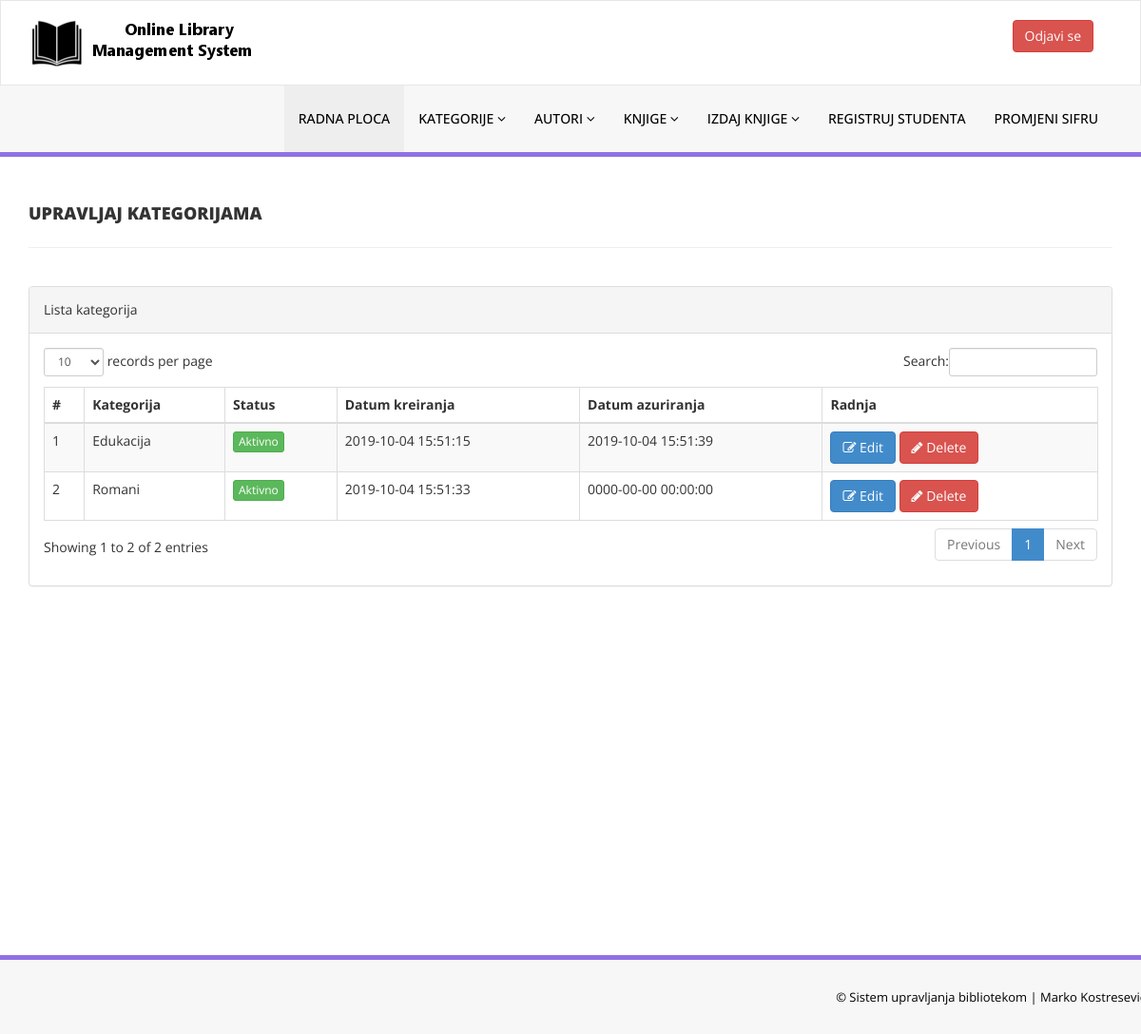
The app's page /admin/manage-categories.php (signed in) with its own data.
### tables this page shows
CREATE TABLE `tblcategory` (
  `id` int(11) NOT NULL,
  `CategoryName` varchar(150) DEFAULT NULL,
  `Status` int(1) DEFAULT NULL,
  `CreationDate` timestamp NULL DEFAULT current_timestamp(),
  `UpdationDate` timestamp NULL DEFAULT '0000-00-00 00:00:00' ON UPDATE current_timestamp()
);

### admin/manage-categories.php (the view, shortened to what this page needs)
<?php
include('includes/config.php');
if(strlen($_SESSION['alogin'])==0)
    {
header('location:index.php');
}
else{
    ?>
<!DOCTYPE html>
<html xmlns="http://www.w3.org/1999/xhtml">
<head>
    <link href="assets/css/bootstrap.css" rel="stylesheet" />
    <link href="assets/css/font-awesome.css" rel="stylesheet" />
    <link href="assets/js/dataTables/dataTables.bootstrap.css" rel="stylesheet" />
    <link href="assets/css/style.css" rel="stylesheet" />
</head>
<body>
<?php include('includes/header.php');?>
    <div class="content-wrapper">
         <div class="container">
        <div class="row pad-botm">
            <div class="col-md-12">
                <h4 class="header-line">Upravljaj kategorijama</h4>
    </div>
     <div class="row">
</div>
        </div>
            <div class="row">
                <div class="col-md-12">
                    <div class="panel panel-default">
                        <div class="panel-heading">
                           Lista kategorija
                        </div>
                        <div class="panel-body">
                            <div class="table-responsive">
                                <table class="table table-striped table-bordered table-hover" id="dataTables-example">
                                    <thead>
                                        <tr>
                                            <th>#</th>
                                            <th>Kategorija</th>
                                            <th>Status</th>
                                            <th>Datum kreiranja</th>
                                            <th>Datum azuriranja</th>
                                            <th>Radnja</th>
                                        </tr>
                                    </thead>
                                    <tbody>
<?php $sql = "SELECT * from  tblcategory";
$query = $dbh -> prepare($sql);
$query->execute();
$results=$query->fetchAll(PDO::FETCH_OBJ);
$cnt=1;
if($query->rowCount() > 0)
{
foreach($results as $result)
{               ?>
                                        <tr class="odd gradeX">
                                            <td class="center"><?php echo htmlentities($cnt);?></td>
                                            <td class="center"><?php echo htmlentities($result->CategoryName);?></td>
                                            <td class="center"><?php if($result->Status==1) {?>
                                            <a href="#" class="btn btn-success btn-xs">Aktivno</a>
                                            <?php } else {?>
                                            <a href="#" class="btn btn-danger btn-xs">Neaktivno</a>
                                            <?php } ?></td>
                                            <td class="center"><?php echo htmlentities($result->CreationDate);?></td>
                                            <td class="center"><?php echo htmlentities($result->UpdationDate);?></td>
                                            <td class="center">
                                            <a href="edit-category.php?catid=<?php echo htmlentities($result->id);?>"><button class="btn btn-primary"><i class="fa fa-edit "></i> Edit</button>
                                          <a href="manage-categories.php?del=<?php echo htmlentities($result->id);?>" onclick="return confirm('Are you sure you want to delete?');"" >  <button class="btn btn-danger"><i class="fa fa-pencil"></i> Delete</button>
                                            </td>
                                        </tr>
 <?php $cnt=$cnt+1;}} ?>
                                    </tbody>
                                </table>
                            </div>
                        </div>
                    </div>
                </div>
            </div>
    </div>
    </div>
  <?php include('includes/footer.php');?>
</body>
</html>
<?php } ?>

### admin/assets/css/style.css (style rules this page uses)
.content-wrapper { margin-top: 40px; min-height:800px; padding-bottom:90px; }
.header-line { font-weight:900; padding-bottom:25px; border-bottom:1px solid #eeeeee; text-transform:uppercase; }
.pad-botm { padding-bottom:30px; }

### records on screen
tblcategory: CategoryName "Edukacija", Status "Aktivno", CreationDate "2019-10-04 15:51:15", UpdationDate "2019-10-04 15:51:39"
tblcategory: CategoryName "Romani", Status "Aktivno", CreationDate "2019-10-04 15:51:33", UpdationDate "0000-00-00 00:00:00"
